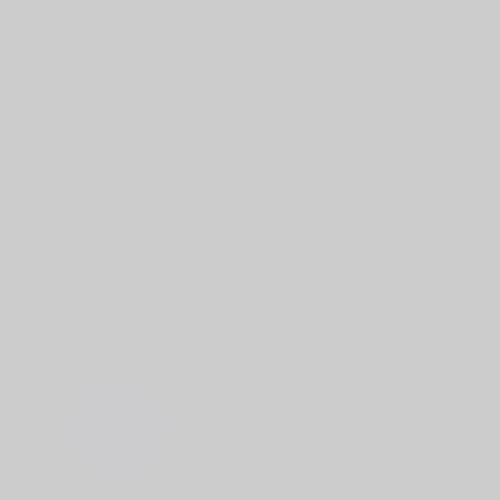
Frame 1 (no input)
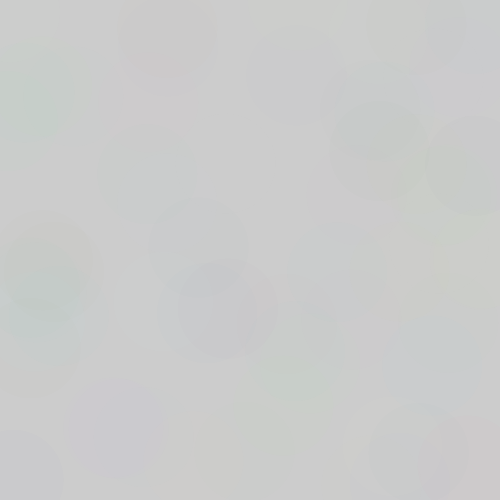
Frame 60 (the mouse pressed at the canvas centre just before this capture)
Frame 120 (the mouse held since frame 60 and released just before this capture): identical to frame 60, image omitted

The Processing sketch that drew these frames (run headless with seeded random() and noise(); from frame 60 on, the mouse is pressed at the canvas centre):

// Processing sketch: processing_57023
// ── processing_57023.pde

int x = 0;

void setup() {
  size (500, 500);
  frameRate(100);
  noStroke();
  smooth();
}

void draw() {
  
  if( x==0 ){
  fill(random(255), random(255), random(255), 3);
  ellipse(random(500), random (500), 100, 100);
  fill (155);
  }
  
  if (x == 1){
    
  }
  
}

void mousePressed() {
  if(x == 0) {
    x = 1;
  } else {
    x = 0;
  }
}
